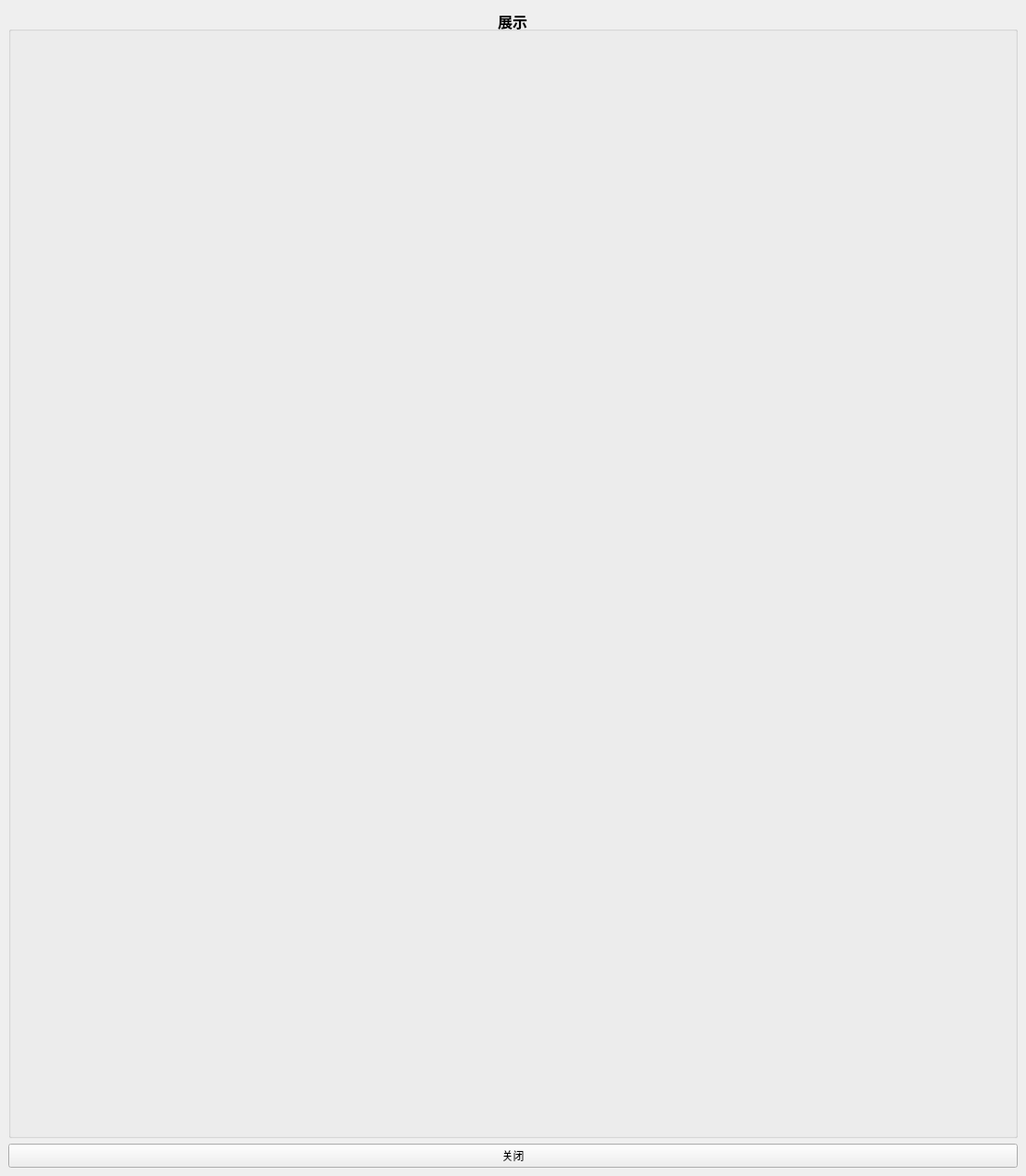
<?xml version="1.0" encoding="UTF-8"?>
<ui version="4.0">
 <class>MainWindow</class>
 <widget class="QMainWindow" name="MainWindow">
  <property name="enabled">
   <bool>true</bool>
  </property>
  <property name="geometry">
   <rect>
    <x>0</x>
    <y>0</y>
    <width>1111</width>
    <height>1273</height>
   </rect>
  </property>
  <property name="sizePolicy">
   <sizepolicy hsizetype="Preferred" vsizetype="Preferred">
    <horstretch>0</horstretch>
    <verstretch>0</verstretch>
   </sizepolicy>
  </property>
  <property name="sizeIncrement">
   <size>
    <width>0</width>
    <height>0</height>
   </size>
  </property>
  <property name="windowTitle">
   <string>欢迎使用检测系统</string>
  </property>
  <widget class="QWidget" name="centralwidget">
   <layout class="QVBoxLayout" name="verticalLayout_5">
    <item>
     <layout class="QHBoxLayout" name="horizontalLayout" stretch="3">
      <item>
       <layout class="QVBoxLayout" name="verticalLayout_2" stretch="5,1">
        <item>
         <widget class="QGroupBox" name="groupBox">
          <property name="font">
           <font>
            <pointsize>12</pointsize>
            <weight>75</weight>
            <bold>true</bold>
           </font>
          </property>
          <property name="title">
           <string>展示</string>
          </property>
          <property name="alignment">
           <set>Qt::AlignCenter</set>
          </property>
          <layout class="QVBoxLayout" name="verticalLayout" stretch="10,1">
           <property name="spacing">
            <number>0</number>
           </property>
           <property name="leftMargin">
            <number>0</number>
           </property>
           <property name="rightMargin">
            <number>0</number>
           </property>
           <property name="bottomMargin">
            <number>0</number>
           </property>
           <item>
            <layout class="QHBoxLayout" name="detect_show_img">
             <property name="spacing">
              <number>0</number>
             </property>
            </layout>
           </item>
           <item>
            <widget class="QLabel" name="label">
             <property name="font">
              <font>
               <pointsize>30</pointsize>
               <weight>50</weight>
               <bold>false</bold>
              </font>
             </property>
             <property name="text">
              <string/>
             </property>
             <property name="alignment">
              <set>Qt::AlignCenter</set>
             </property>
            </widget>
           </item>
          </layout>
         </widget>
        </item>
        <item>
         <widget class="QPushButton" name="close_btn">
          <property name="text">
           <string>关闭</string>
          </property>
         </widget>
        </item>
       </layout>
      </item>
     </layout>
    </item>
   </layout>
  </widget>
 </widget>
 <resources/>
 <connections/>
</ui>
